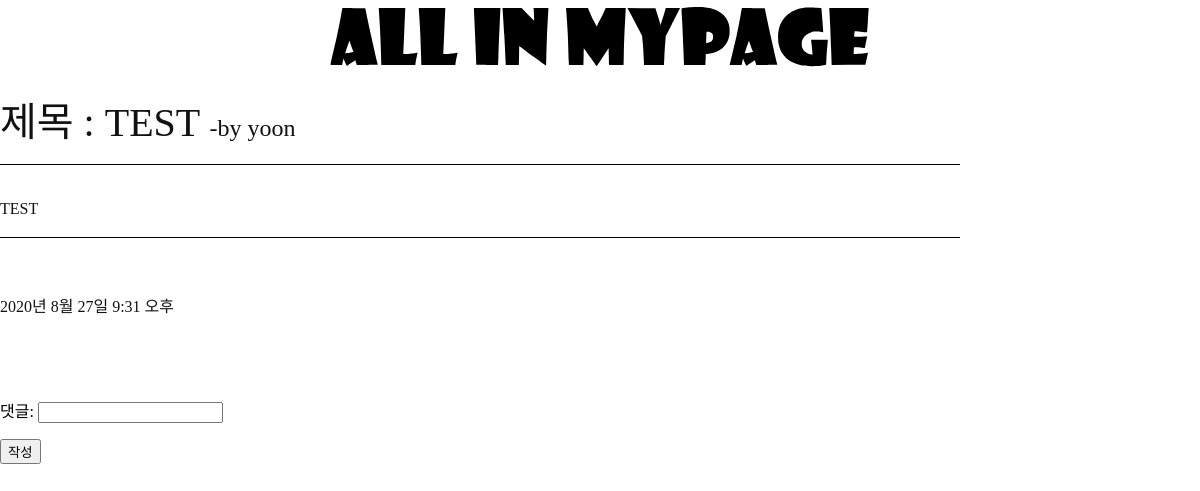
Page /board/detail/1 on the committed database.
### board/models.py (models this page shows, shortened)
class Post(models.Model):
    author = models.ForeignKey(settings.AUTH_USER_MODEL,on_delete=models.CASCADE,default=None)
    title = models.CharField("제목", max_length=50)
    desc = models.TextField("내용")
    create_at = models.DateTimeField('작성시간', default = timezone.now)

### board/views.py (the view)
# urls.py: path('detail/<int:post_id>',detail, name="detail" ),
def detail(request,post_id):
    context = dict()
    detail_post = Post.objects.get(id = post_id)
    context['detail_post'] = detail_post
    context['comment_form'] = CommentForms()
    context['comment_all'] = Comment.objects.filter(post = Post.objects.get(id=post_id))
    return render(request,'detail.html',context)

### board/forms.py
class CommentForms(ModelForm):
    class Meta:
        model = Comment
        fields = ("body",)

### templates/detail.html (shortened to what this page needs)
{% extends 'base.html' %}
{%load static%}
{% block head %}
    <link rel="stylesheet" href="{% static 'AIMcss/detail.css' %}" type="text/css" />
{% endblock %}
{% block content %}
<div class="writebox">
<h1>DETAIL PAGE</h1>
<section>
<div class="dt_title">
    제목 : {{detail_post.title}}
    <span>-by {{detail_post.author}}</span>
</div>
<div class="dt_desc">
    {{detail_post.desc}}
</div>
<div class="dt_create_at">
    {{detail_post.create_at}}
</div>
</section>
<form method="POST" action="{% url 'comment_create' detail_post.id %}">
   {{comment_form.as_p}}
<button type="submit">작성</button>
</form>
</div>
{%endblock%}

### mypage/static/AIMcss/base.css (style rules this page uses)
* { box-sizing: border-box; -webkit-font-smoothing : antialiased; }
body { margin : 0; background-color : #fff; }

### mypage/static/AIMcss/detail.css (style rules this page uses)
.writebox { padding-bottom:10rem; }
section { color: #111; position:relative; margin-bottom:10rem; border-bottom:1.5px solid black; width:80%; }
.dt_title { font-size:2.5rem; padding-bottom:1rem; border-bottom:1.5px solid black; margin-bottom:2rem; }
.dt_title span { font-size:1.5rem; }
.dt_desc { display:inline-block; padding-bottom:1rem; line-height:1.5; }
.dt_create_at { position:absolute; bottom: -5rem; left:0; }

### rows in the picture
Post: title "TEST", author "yoon", desc "TEST", create_at "2020년 8월 27일 9:31 오후"
